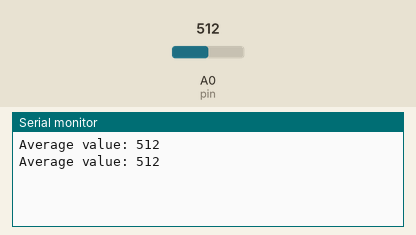
A sketch run on a simulated Arduino Uno, built with avr-gcc and run on an emulated ATmega328P. Parts: the last lines printed to the serial monitor. The test bench sets the inputs (shaded band); at power-on: A0 (pin) = 512.

Above: at 2.7 s.
2.8 s: A0 (pin) set to 716
At 4.1 s:
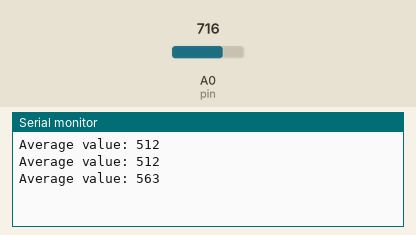
4.3 s: A0 (pin) set to 900
At 5.3 s:
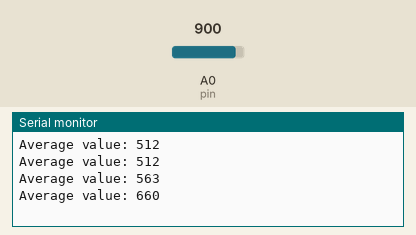
Timing chart, 0 to 7.3 s (numbered marks = the images above; inputs shaded):
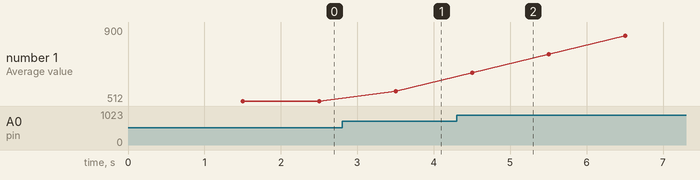

The sketch:

Sensor_test.ino
```cpp
int sensor[4];
int value;
int pin = 14;
int pos;
void setup() {
  pinMode(pin,INPUT);
  Serial.begin(9600);
  for (int i = 0; i< 3;i++){
    sensor[i] = analogRead(pin);
    delay(500);
  }
  pos = 3;
}

void loop() {
  sensor[pos] = analogRead(pin);
  pos = ((pos+1)%4);
  value = ((sensor[0]+sensor[1]+sensor[2]+sensor[3])/4);
  Serial.print("Average value: ");
  Serial.println(value);
  delay(1000);
}
```

Measured:
- after the input at 2.8 s, the serial monitor: prints a new line after 0.70 s (image 1)
- after the input at 4.3 s, the serial monitor: prints a new line after 0.20 s (image 2)
- plotted number 1: 512 → 563 after the input at 2.8 s, 563 → 900 after the input at 4.3 s
